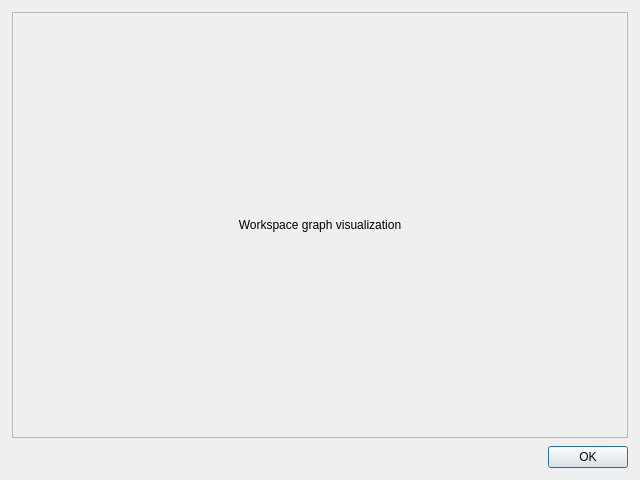
<?xml version="1.0" encoding="UTF-8"?>
<ui version="4.0">
 <class>WorkspaceGraphDialog</class>
 <widget class="QDialog" name="workspaceGraphDialog">
  <property name="geometry"><rect><x>0</x><y>0</y><width>640</width><height>480</height></rect></property>
  <property name="minimumSize"><size><width>500</width><height>400</height></size></property>
  <property name="windowTitle"><string>Workspace Graph</string></property>
  <layout class="QVBoxLayout" name="mainLayout">
   <property name="leftMargin"><number>12</number></property>
   <property name="topMargin"><number>12</number></property>
   <property name="rightMargin"><number>12</number></property>
   <property name="bottomMargin"><number>12</number></property>
   <property name="spacing"><number>8</number></property>
   <item>
    <widget class="QFrame" name="graphPlaceholder">
     <property name="frameShape"><enum>QFrame::Shape::StyledPanel</enum></property>
     <property name="frameShadow"><enum>QFrame::Shadow::Sunken</enum></property>
     <layout class="QVBoxLayout" name="graphLayout">
      <item>
       <widget class="QLabel" name="graphLabel">
        <property name="text"><string>Workspace graph visualization</string></property>
        <property name="alignment"><set>Qt::AlignmentFlag::AlignCenter</set></property>
       </widget>
      </item>
     </layout>
    </widget>
   </item>
   <item>
    <widget class="QDialogButtonBox" name="buttonBox">
     <property name="standardButtons"><set>QDialogButtonBox::StandardButton::Ok</set></property>
    </widget>
   </item>
  </layout>
 </widget>
 <layoutdefault spacing="6" margin="11"/>
 <resources/>
 <connections>
  <connection>
   <sender>buttonBox</sender>
   <signal>accepted()</signal>
   <receiver>workspaceGraphDialog</receiver>
   <slot>accept()</slot>
  </connection>
 </connections>
</ui>
